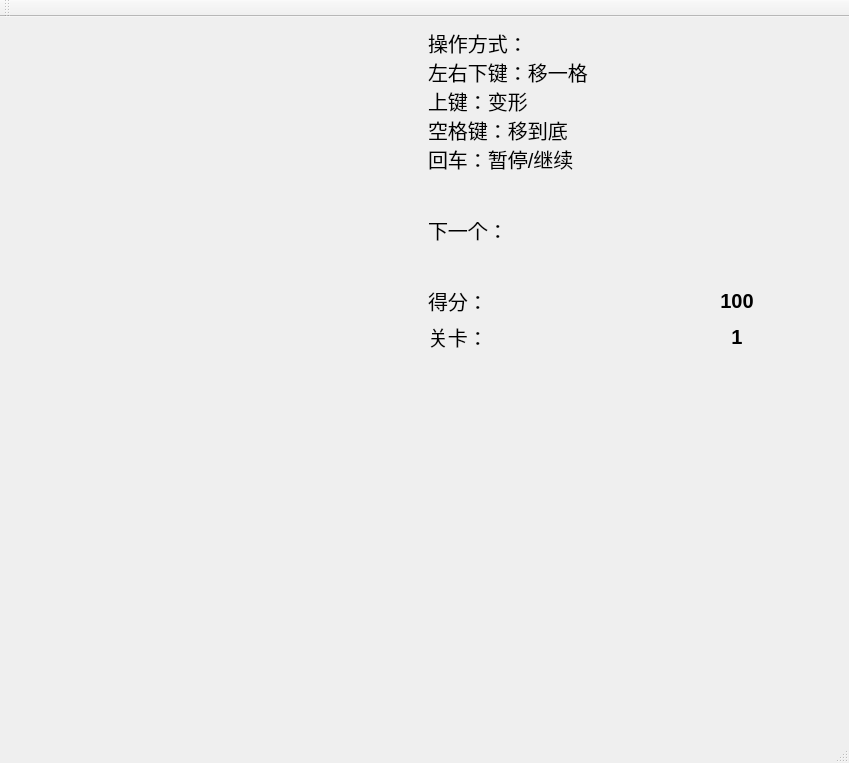
<?xml version="1.0" encoding="UTF-8"?>
<ui version="4.0">
 <class>TetrisClass</class>
 <widget class="QMainWindow" name="TetrisClass">
  <property name="geometry">
   <rect>
    <x>0</x>
    <y>0</y>
    <width>849</width>
    <height>763</height>
   </rect>
  </property>
  <property name="windowTitle">
   <string>Tetris</string>
  </property>
  <widget class="QWidget" name="centralWidget">
   <layout class="QHBoxLayout" name="horizontalLayout">
    <item>
     <widget class="GameArea" name="widgetGameArea" native="true"/>
    </item>
    <item>
     <layout class="QGridLayout" name="gridLayout">
      <item row="0" column="0" colspan="2">
       <widget class="QLabel" name="label">
        <property name="font">
         <font>
          <pointsize>15</pointsize>
         </font>
        </property>
        <property name="text">
         <string>操作方式：
左右下键：移一格
上键：变形
空格键：移到底
回车：暂停/继续</string>
        </property>
       </widget>
      </item>
      <item row="1" column="0">
       <widget class="QLabel" name="label_2">
        <property name="font">
         <font>
          <pointsize>15</pointsize>
         </font>
        </property>
        <property name="text">
         <string>下一个：</string>
        </property>
       </widget>
      </item>
      <item row="1" column="1">
       <widget class="NextArea" name="widgetNextArea" native="true">
        <property name="minimumSize">
         <size>
          <width>0</width>
          <height>100</height>
         </size>
        </property>
       </widget>
      </item>
      <item row="2" column="0">
       <widget class="QLabel" name="label_3">
        <property name="font">
         <font>
          <pointsize>15</pointsize>
         </font>
        </property>
        <property name="text">
         <string>得分：</string>
        </property>
       </widget>
      </item>
      <item row="2" column="1">
       <widget class="QLabel" name="label_score">
        <property name="font">
         <font>
          <pointsize>15</pointsize>
          <weight>75</weight>
          <bold>true</bold>
         </font>
        </property>
        <property name="text">
         <string>100</string>
        </property>
        <property name="alignment">
         <set>Qt::AlignCenter</set>
        </property>
       </widget>
      </item>
      <item row="3" column="0">
       <widget class="QLabel" name="label_5">
        <property name="font">
         <font>
          <pointsize>15</pointsize>
         </font>
        </property>
        <property name="text">
         <string>关卡：</string>
        </property>
       </widget>
      </item>
      <item row="3" column="1">
       <widget class="QLabel" name="label_speed">
        <property name="font">
         <font>
          <pointsize>15</pointsize>
          <weight>75</weight>
          <bold>true</bold>
         </font>
        </property>
        <property name="text">
         <string>1</string>
        </property>
        <property name="alignment">
         <set>Qt::AlignCenter</set>
        </property>
       </widget>
      </item>
      <item row="4" column="0">
       <spacer name="verticalSpacer">
        <property name="orientation">
         <enum>Qt::Vertical</enum>
        </property>
        <property name="sizeHint" stdset="0">
         <size>
          <width>108</width>
          <height>128</height>
         </size>
        </property>
       </spacer>
      </item>
     </layout>
    </item>
   </layout>
  </widget>
  <widget class="QMenuBar" name="menuBar">
   <property name="geometry">
    <rect>
     <x>0</x>
     <y>0</y>
     <width>849</width>
     <height>23</height>
    </rect>
   </property>
  </widget>
  <widget class="QToolBar" name="mainToolBar">
   <attribute name="toolBarArea">
    <enum>TopToolBarArea</enum>
   </attribute>
   <attribute name="toolBarBreak">
    <bool>false</bool>
   </attribute>
  </widget>
  <widget class="QStatusBar" name="statusBar"/>
 </widget>
 <layoutdefault spacing="6" margin="11"/>
 <customwidgets>
  <customwidget>
   <class>NextArea</class>
   <extends>QWidget</extends>
   <header>nextarea.h</header>
   <container>1</container>
  </customwidget>
  <customwidget>
   <class>GameArea</class>
   <extends>QWidget</extends>
   <header>gamearea.h</header>
   <container>1</container>
  </customwidget>
 </customwidgets>
 <resources>
  <include location="Tetris.qrc"/>
 </resources>
 <connections/>
</ui>
